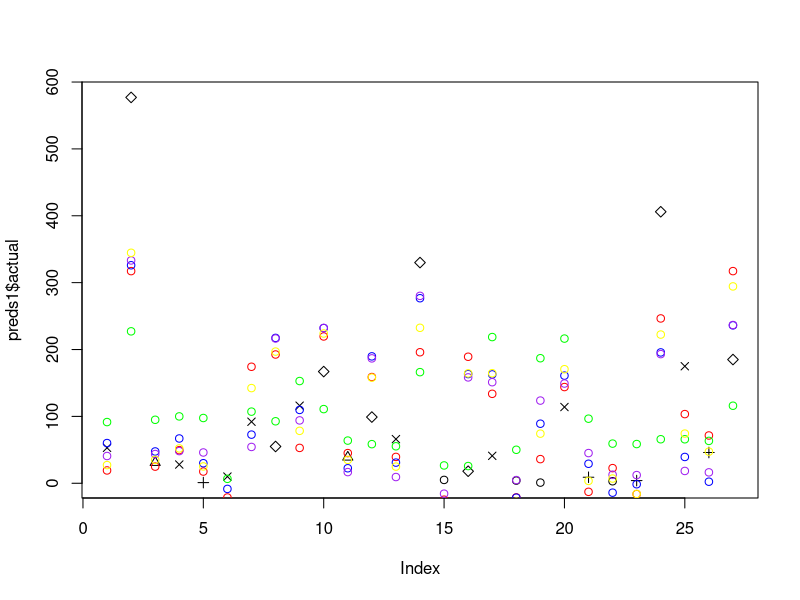
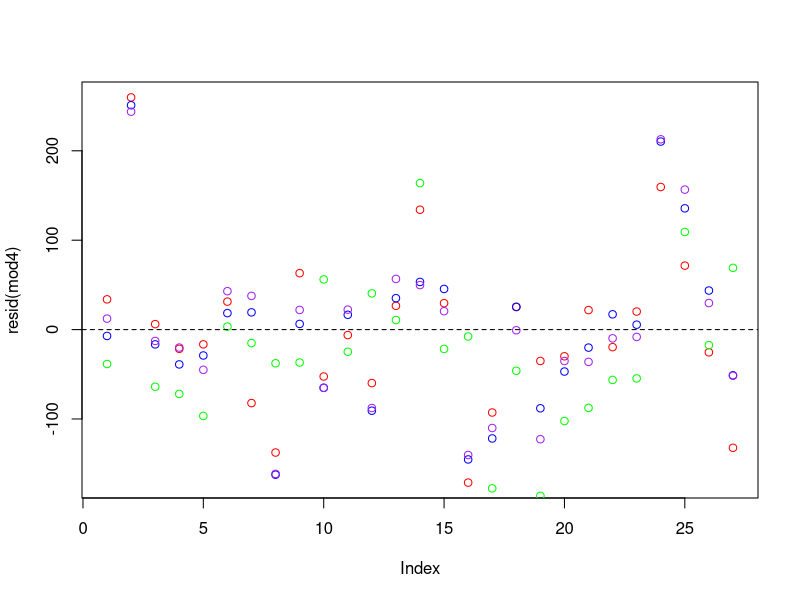
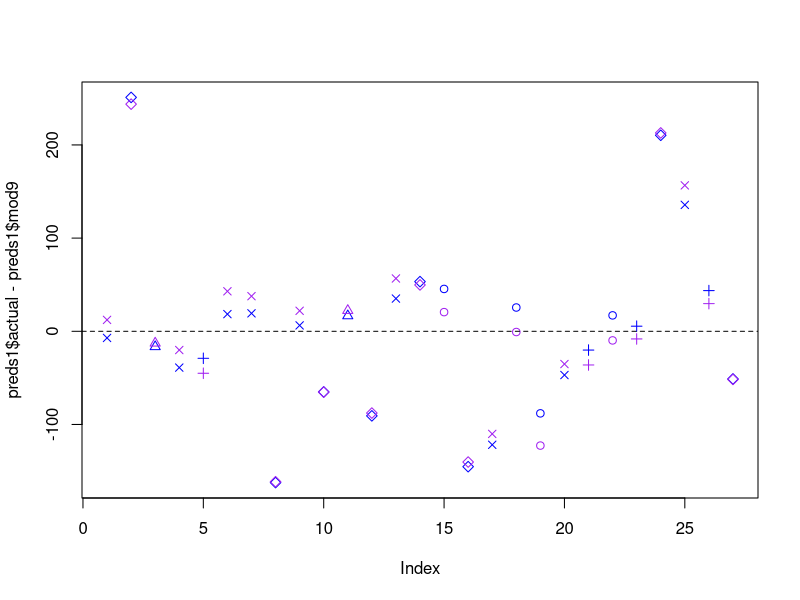

Write the R code that produced these figures, in order.
master <- read.csv("MASTER_DATA.csv", stringsAsFactors = F, header=T)
master$wal <- ifelse(master$store=="Walmart", 1, 0)

mod1 <- lm(crimes2014 ~ AvgIncome + MedIncome + CollegeGradPercent, data = master)
mod2 <- lm(crimes2014 ~ store + AvgIncome + MedIncome + CollegeGradPercent, data = master)
mod3 <- lm(crimes2014 ~ CollegeGradPercent, data = master)
mod4 <- lm(crimes2014 ~ CollegeGradPercent + store, data = master)
mod5 <- lm(crimes2014 ~ CollegeGradPercent + AvgIncome + store, data = master)
mod6 <- lm(crimes2014 ~ AvgIncome + store, data = master)
mod7 <- lm(crimes2014 ~ KDEraw, data = master)
mod9 <- lm(crimes2014 ~ KDEraw + store, data = master)
mod10 <- lm(crimes2014 ~ KDEraw + store + CollegeGradPercent, data = master)
mod10w <- lm(crimes2014 ~ KDEraw + wal + CollegeGradPercent, data = master)
mod11 <- lm(crimes2014 ~ CollegeGradPercent + closest_stops_in_meters + store, data = master)
mod12 <- lm(crimes2014 ~ KDEraw + closest_stops_in_meters + store, data = master)

mod9w <- lm(crimes2014 ~ KDEraw + wal, data = master)
mod2w <- lm(crimes2014 ~ wal + AvgIncome + MedIncome + CollegeGradPercent, data = master)

mod12w <- lm(crimes2014 ~ KDEraw + CollegeGradPercent + closest_stops_in_meters + wal, data = master)


summary(mod9)
summary(mod9w)

preds1 <- data.frame(store = as.factor(master$store),
                     actual = master$crimes2014, 
                     mod1 = predict(mod1),
                     mod2 = predict(mod2),
                     mod4 = predict(mod4),
                     mod7 = predict(mod7),
                     mod9 = predict(mod9),
                     mod9w = predict(mod9w),
                     mod10 = predict(mod10))

# plot values
plot(preds1$actual, pch=as.numeric(preds1$store))
points(preds1$mod4, col="red")
points(preds1$mod7, col="green")
points(preds1$mod9, col="blue")
points(preds1$mod9w, col="purple")
points(preds1$mod10, col="yellow")
#### mod9 and mod10 are almost equivalent, but they're looking the best
#####mod9 has a higher adjusted R^2 than mod10, so we're going with that

# plot residuals
plot(resid(mod4), col="red")
points(resid(mod7), col="green")
points(resid(mod9), col="blue")
points(resid(mod9w), col="purple")
#### mod9 is better higher up, but they're close low
abline(h=0, lty=2)

# MSE

MSE <- function(mod, df) {
  sum(resid(mod)^2) / (nrow(df) - nrow(summary(mod)$coefficients))
}

MSE(mod4, master)
#10314.57
MSE(mod7, master)
#16145.79
MSE(mod9, master) # the best so far
#10768.24
MSE(mod9w, master)
# 9729.32
MSE(mod10, master)
#10243.15
MSE(mod10w, master)
# 9119.80

# TAKE A LOOK AT MOD9
##look at predictions
preds1[order(preds1$actual),c("store", "actual", "mod9", "mod9w")]

##plot residuals
# plot(resid(mod9), col="blue")
# points(resid(mod9w), col="purple")
# abline(h=0, lty=2)
###or do it with symbols for store type
plot(preds1$actual - preds1$mod9, pch=as.numeric(preds1$store), col="blue")
points(preds1$actual - preds1$mod9w, pch=as.numeric(preds1$store), col="purple")
abline(h=0, lty=2)


